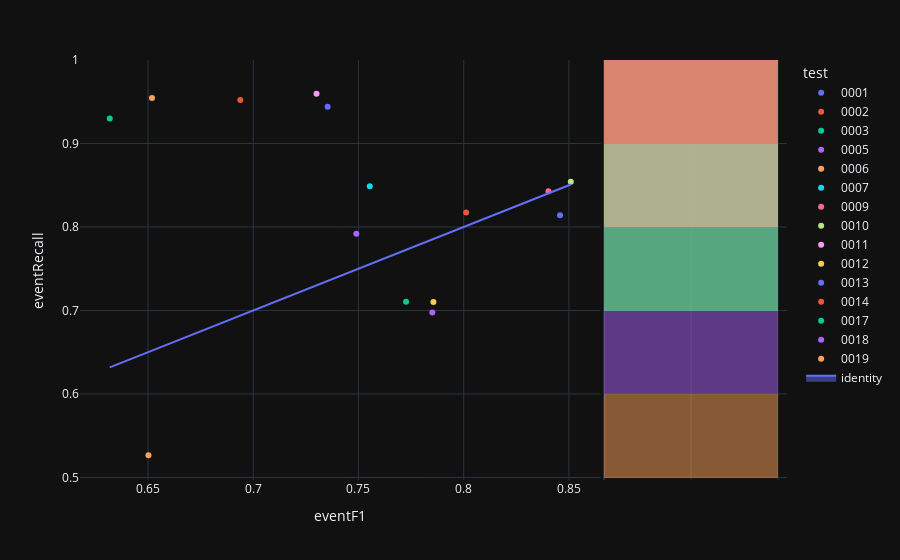

The code cell stored with this chart in its notebook:
### Code cell
fig=px.scatter(experimentModels_N2,x='eventF1',y='eventRecall',color='test',hover_name='modelId', marginal_y="histogram")
fig.add_trace(
    go.Scatter(x=experimentModels_N2['eventF1'], y=experimentModels_N2['eventF1'], name="identity", mode='lines',fill="toself")
)
fig.show()

### Figure 1 — Plotly figure (JSON) as saved in the notebook; plotly's stock layout.template omitted (floating-point values rounded to 4 significant figures)
{"data": [{"hovertemplate": "<b>%{hovertext}</b><br><br>test=0001<br>eventF1=%{x}<br>eventRecall=%{y}<extra></extra>", "hovertext": ["4ecbf9fd-9ea2-41f6-82ce-b88ac9b32b76"], "legendgroup": "0001", "marker": {"color": "#636efa", "symbol": "circle"}, "mode": "markers", "name": "0001", "orientation": "v", "showlegend": true, "x": [0.8458], "xaxis": "x", "y": [0.8142], "yaxis": "y", "type": "scatter"}, {"alignmentgroup": "True", "bingroup": "y", "hovertemplate": "test=0001<br>eventRecall=%{y}<br>count=%{x}<extra></extra>", "legendgroup": "0001", "marker": {"color": "#636efa"}, "name": "0001", "offsetgroup": "0001", "opacity": 0.5, "showlegend": false, "xaxis": "x2", "y": [0.8142], "yaxis": "y2", "type": "histogram"}, {"hovertemplate": "<b>%{hovertext}</b><br><br>test=0002<br>eventF1=%{x}<br>eventRecall=%{y}<extra></extra>", "hovertext": ["510c627b-7f5d-47cf-806f-77699d7869bf"], "legendgroup": "0002", "marker": {"color": "#EF553B", "symbol": "circle"}, "mode": "markers", "name": "0002", "orientation": "v", "showlegend": true, "x": [0.8011], "xaxis": "x", "y": [0.8173], "yaxis": "y", "type": "scatter"}, {"alignmentgroup": "True", "bingroup": "y", "hovertemplate": "test=0002<br>eventRecall=%{y}<br>count=%{x}<extra></extra>", "legendgroup": "0002", "marker": {"color": "#EF553B"}, "name": "0002", "offsetgroup": "0002", "opacity": 0.5, "showlegend": false, "xaxis": "x2", "y": [0.8173], "yaxis": "y2", "type": "histogram"}, {"hovertemplate": "<b>%{hovertext}</b><br><br>test=0003<br>eventF1=%{x}<br>eventRecall=%{y}<extra></extra>", "hovertext": ["81fc4ed7-34db-485d-8b93-027a1d57313e"], "legendgroup": "0003", "marker": {"color": "#00cc96", "symbol": "circle"}, "mode": "markers", "name": "0003", "orientation": "v", "showlegend": true, "x": [0.6318], "xaxis": "x", "y": [0.9301], "yaxis": "y", "type": "scatter"}, {"alignmentgroup": "True", "bingroup": "y", "hovertemplate": "test=0003<br>eventRecall=%{y}<br>count=%{x}<extra></extra>", "legendgroup": "0003", "marker": {"color": "#00cc96"}, "name": "0003", "offsetgroup": "0003", "opacity": 0.5, "showlegend": false, "xaxis": "x2", "y": [0.9301], "yaxis": "y2", "type": "histogram"}, {"hovertemplate": "<b>%{hovertext}</b><br><br>test=0005<br>eventF1=%{x}<br>eventRecall=%{y}<extra></extra>", "hovertext": ["edd43941-9867-4361-a47e-36b0c1e13e96"], "legendgroup": "0005", "marker": {"color": "#ab63fa", "symbol": "circle"}, "mode": "markers", "name": "0005", "orientation": "v", "showlegend": true, "x": [0.749], "xaxis": "x", "y": [0.7918], "yaxis": "y", "type": "scatter"}, {"alignmentgroup": "True", "bingroup": "y", "hovertemplate": "test=0005<br>eventRecall=%{y}<br>count=%{x}<extra></extra>", "legendgroup": "0005", "marker": {"color": "#ab63fa"}, "name": "0005", "offsetgroup": "0005", "opacity": 0.5, "showlegend": false, "xaxis": "x2", "y": [0.7918], "yaxis": "y2", "type": "histogram"}, {"hovertemplate": "<b>%{hovertext}</b><br><br>test=0006<br>eventF1=%{x}<br>eventRecall=%{y}<extra></extra>", "hovertext": ["f76f3dc0-a712-49f3-842b-590c783bc6ca"], "legendgroup": "0006", "marker": {"color": "#FFA15A", "symbol": "circle"}, "mode": "markers", "name": "0006", "orientation": "v", "showlegend": true, "x": [0.6502], "xaxis": "x", "y": [0.5267], "yaxis": "y", "type": "scatter"}, {"alignmentgroup": "True", "bingroup": "y", "hovertemplate": "test=0006<br>eventRecall=%{y}<br>count=%{x}<extra></extra>", "legendgroup": "0006", "marker": {"color": "#FFA15A"}, "name": "0006", "offsetgroup": "0006", "opacity": 0.5, "showlegend": false, "xaxis": "x2", "y": [0.5267], "yaxis": "y2", "type": "histogram"}, {"hovertemplate": "<b>%{hovertext}</b><br><br>test=0007<br>eventF1=%{x}<br>eventRecall=%{y}<extra></extra>", "hovertext": ["bedbb2e2-c55d-4931-8937-6ff81b1df99a"], "legendgroup": "0007", "marker": {"color": "#19d3f3", "symbol": "circle"}, "mode": "markers", "name": "0007", "orientation": "v", "showlegend": true, "x": [0.7554], "xaxis": "x", "y": [0.8487], "yaxis": "y", "type": "scatter"}, {"alignmentgroup": "True", "bingroup": "y", "hovertemplate": "test=0007<br>eventRecall=%{y}<br>count=%{x}<extra></extra>", "legendgroup": "0007", "marker": {"color": "#19d3f3"}, "name": "0007", "offsetgroup": "0007", "opacity": 0.5, "showlegend": false, "xaxis": "x2", "y": [0.8487], "yaxis": "y2", "type": "histogram"}, {"hovertemplate": "<b>%{hovertext}</b><br><br>test=0009<br>eventF1=%{x}<br>eventRecall=%{y}<extra></extra>", "hovertext": ["d795bc85-43d1-4349-bf03-fe100d40daf9"], "legendgroup": "0009", "marker": {"color": "#FF6692", "symbol": "circle"}, "mode": "markers", "name": "0009", "orientation": "v", "showlegend": true, "x": [0.8403], "xaxis": "x", "y": [0.8428], "yaxis": "y", "type": "scatter"}, {"alignmentgroup": "True", "bingroup": "y", "hovertemplate": "test=0009<br>eventRecall=%{y}<br>count=%{x}<extra></extra>", "legendgroup": "0009", "marker": {"color": "#FF6692"}, "name": "0009", "offsetgroup": "0009", "opacity": 0.5, "showlegend": false, "xaxis": "x2", "y": [0.8428], "yaxis": "y2", "type": "histogram"}, {"hovertemplate": "<b>%{hovertext}</b><br><br>test=0010<br>eventF1=%{x}<br>eventRecall=%{y}<extra></extra>", "hovertext": ["02e88dcd-63b9-408e-848d-a849fc2567a1"], "legendgroup": "0010", "marker": {"color": "#B6E880", "symbol": "circle"}, "mode": "markers", "name": "0010", "orientation": "v", "showlegend": true, "x": [0.8509], "xaxis": "x", "y": [0.8541], "yaxis": "y", "type": "scatter"}, {"alignmentgroup": "True", "bingroup": "y", "hovertemplate": "test=0010<br>eventRecall=%{y}<br>count=%{x}<extra></extra>", "legendgroup": "0010", "marker": {"color": "#B6E880"}, "name": "0010", "offsetgroup": "0010", "opacity": 0.5, "showlegend": false, "xaxis": "x2", "y": [0.8541], "yaxis": "y2", "type": "histogram"}, {"hovertemplate": "<b>%{hovertext}</b><br><br>test=0011<br>eventF1=%{x}<br>eventRecall=%{y}<extra></extra>", "hovertext": ["a090862a-9778-4431-9c22-e5d33b1a116c"], "legendgroup": "0011", "marker": {"color": "#FF97FF", "symbol": "circle"}, "mode": "markers", "name": "0011", "orientation": "v", "showlegend": true, "x": [0.7301], "xaxis": "x", "y": [0.9596], "yaxis": "y", "type": "scatter"}, {"alignmentgroup": "True", "bingroup": "y", "hovertemplate": "test=0011<br>eventRecall=%{y}<br>count=%{x}<extra></extra>", "legendgroup": "0011", "marker": {"color": "#FF97FF"}, "name": "0011", "offsetgroup": "0011", "opacity": 0.5, "showlegend": false, "xaxis": "x2", "y": [0.9596], "yaxis": "y2", "type": "histogram"}, {"hovertemplate": "<b>%{hovertext}</b><br><br>test=0012<br>eventF1=%{x}<br>eventRecall=%{y}<extra></extra>", "hovertext": ["e7e4df1d-6250-40e8-bf6c-79a6ed4dbdab"], "legendgroup": "0012", "marker": {"color": "#FECB52", "symbol": "circle"}, "mode": "markers", "name": "0012", "orientation": "v", "showlegend": true, "x": [0.7856], "xaxis": "x", "y": [0.71], "yaxis": "y", "type": "scatter"}, {"alignmentgroup": "True", "bingroup": "y", "hovertemplate": "test=0012<br>eventRecall=%{y}<br>count=%{x}<extra></extra>", "legendgroup": "0012", "marker": {"color": "#FECB52"}, "name": "0012", "offsetgroup": "0012", "opacity": 0.5, "showlegend": false, "xaxis": "x2", "y": [0.71], "yaxis": "y2", "type": "histogram"}, {"hovertemplate": "<b>%{hovertext}</b><br><br>test=0013<br>eventF1=%{x}<br>eventRecall=%{y}<extra></extra>", "hovertext": ["d47997e9-0f93-4c68-8bfe-3d64bd24b612"], "legendgroup": "0013", "marker": {"color": "#636efa", "symbol": "circle"}, "mode": "markers", "name": "0013", "orientation": "v", "showlegend": true, "x": [0.7353], "xaxis": "x", "y": [0.9441], "yaxis": "y", "type": "scatter"}, {"alignmentgroup": "True", "bingroup": "y", "hovertemplate": "test=0013<br>eventRecall=%{y}<br>count=%{x}<extra></extra>", "legendgroup": "0013", "marker": {"color": "#636efa"}, "name": "0013", "offsetgroup": "0013", "opacity": 0.5, "showlegend": false, "xaxis": "x2", "y": [0.9441], "yaxis": "y2", "type": "histogram"}, {"hovertemplate": "<b>%{hovertext}</b><br><br>test=0014<br>eventF1=%{x}<br>eventRecall=%{y}<extra></extra>", "hovertext": ["eb8f4601-7957-4990-ba3b-c6892c7180c2"], "legendgroup": "0014", "marker": {"color": "#EF553B", "symbol": "circle"}, "mode": "markers", "name": "0014", "orientation": "v", "showlegend": true, "x": [0.6938], "xaxis": "x", "y": [0.9522], "yaxis": "y", "type": "scatter"}, {"alignmentgroup": "True", "bingroup": "y", "hovertemplate": "test=0014<br>eventRecall=%{y}<br>count=%{x}<extra></extra>", "legendgroup": "0014", "marker": {"color": "#EF553B"}, "name": "0014", "offsetgroup": "0014", "opacity": 0.5, "showlegend": false, "xaxis": "x2", "y": [0.9522], "yaxis": "y2", "type": "histogram"}, {"hovertemplate": "<b>%{hovertext}</b><br><br>test=0017<br>eventF1=%{x}<br>eventRecall=%{y}<extra></extra>", "hovertext": ["068a1a2c-d011-489a-be3e-8c36cceb0721"], "legendgroup": "0017", "marker": {"color": "#00cc96", "symbol": "circle"}, "mode": "markers", "name": "0017", "orientation": "v", "showlegend": true, "x": [0.7726], "xaxis": "x", "y": [0.7106], "yaxis": "y", "type": "scatter"}, {"alignmentgroup": "True", "bingroup": "y", "hovertemplate": "test=0017<br>eventRecall=%{y}<br>count=%{x}<extra></extra>", "legendgroup": "0017", "marker": {"color": "#00cc96"}, "name": "0017", "offsetgroup": "0017", "opacity": 0.5, "showlegend": false, "xaxis": "x2", "y": [0.7106], "yaxis": "y2", "type": "histogram"}, {"hovertemplate": "<b>%{hovertext}</b><br><br>test=0018<br>eventF1=%{x}<br>eventRecall=%{y}<extra></extra>", "hovertext": ["32691b47-eae8-4fd8-906e-315585ba2df6"], "legendgroup": "0018", "marker": {"color": "#ab63fa", "symbol": "circle"}, "mode": "markers", "name": "0018", "orientation": "v", "showlegend": true, "x": [0.7851], "xaxis": "x", "y": [0.6976], "yaxis": "y", "type": "scatter"}, {"alignmentgroup": "True", "bingroup": "y", "hovertemplate": "test=0018<br>eventRecall=%{y}<br>count=%{x}<extra></extra>", "legendgroup": "0018", "marker": {"color": "#ab63fa"}, "name": "0018", "offsetgroup": "0018", "opacity": 0.5, "showlegend": false, "xaxis": "x2", "y": [0.6976], "yaxis": "y2", "type": "histogram"}, {"hovertemplate": "<b>%{hovertext}</b><br><br>test=0019<br>eventF1=%{x}<br>eventRecall=%{y}<extra></extra>", "hovertext": ["4b322b8b-1809-4f6e-ac12-994435d2fc30"], "legendgroup": "0019", "marker": {"color": "#FFA15A", "symbol": "circle"}, "mode": "markers", "name": "0019", "orientation": "v", "showlegend": true, "x": [0.6519], "xaxis": "x", "y": [0.9545], "yaxis": "y", "type": "scatter"}, {"alignmentgroup": "True", "bingroup": "y", "hovertemplate": "test=0019<br>eventRecall=%{y}<br>count=%{x}<extra></extra>", "legendgroup": "0019", "marker": {"color": "#FFA15A"}, "name": "0019", "offsetgroup": "0019", "opacity": 0.5, "showlegend": false, "xaxis": "x2", "y": [0.9545], "yaxis": "y2", "type": "histogram"}, {"fill": "toself", "mode": "lines", "name": "identity", "x": [0.8458, 0.8011, 0.6318, 0.749, 0.6502, 0.7554, 0.8403, 0.8509, 0.7301, 0.7856, 0.7353, 0.6938, 0.7726, 0.7851, 0.6519], "y": [0.8458, 0.8011, 0.6318, 0.749, 0.6502, 0.7554, 0.8403, 0.8509, 0.7301, 0.7856, 0.7353, 0.6938, 0.7726, 0.7851, 0.6519], "type": "scatter"}], "layout": {"xaxis": {"anchor": "y", "domain": [0.0, 0.7363], "title": {"text": "eventF1"}}, "yaxis": {"anchor": "x", "domain": [0.0, 1.0], "title": {"text": "eventRecall"}}, "xaxis2": {"anchor": "y2", "domain": [0.7413, 1.0], "matches": "x2", "showticklabels": false, "showline": false, "ticks": "", "showgrid": true}, "yaxis2": {"anchor": "x2", "domain": [0.0, 1.0], "matches": "y", "showticklabels": false, "showgrid": true}, "legend": {"title": {"text": "test"}, "tracegroupgap": 0}, "margin": {"t": 60}, "barmode": "overlay"}}
